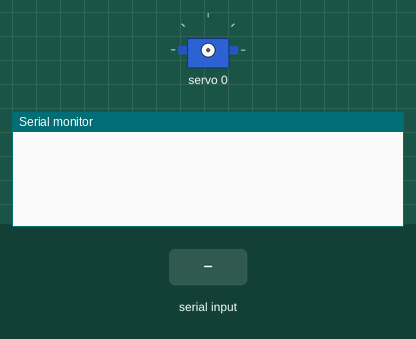
The sketch below on a simulated Arduino Uno, built with avr-gcc and run on an emulated ATmega328P. Parts: servo, the last lines printed to the serial monitor. The test bench sets the inputs (shaded band).

Above: at 1.2 s.
1.3 s: "m\n" received over Serial
At 2.1 s:
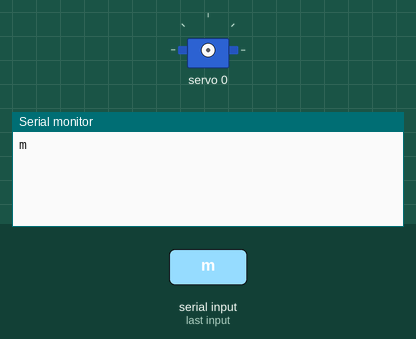
2.8 s: "90 45\n" received over Serial
At 3.4 s:
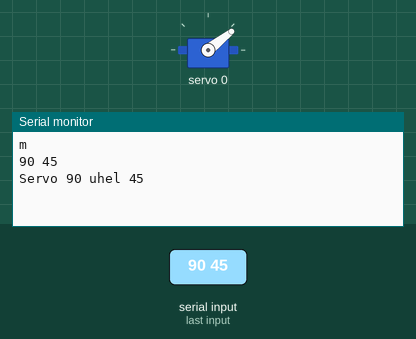
4.3 s: "0\n" received over Serial
At 5.5 s:
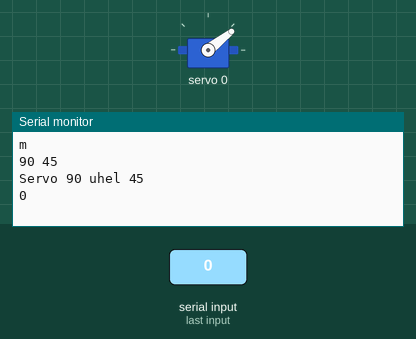
5.8 s: "1 90 45\n" received over Serial
At 6.7 s:
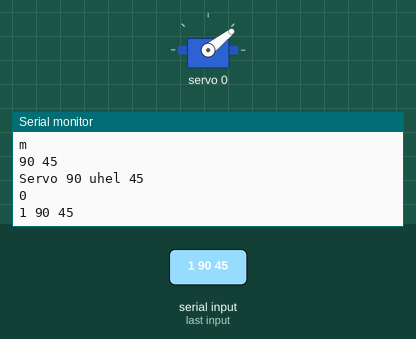
7.3 s: byte 32 (' ') received over Serial
At 7.8 s:
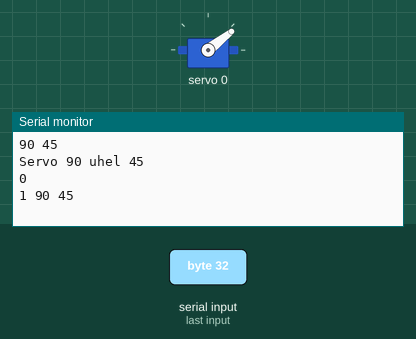

The sketch:

Arexx.ino
```cpp
#include <Wire.h>
#include <Adafruit_PWMServoDriver.h>

Adafruit_PWMServoDriver pwm = Adafruit_PWMServoDriver();

int MIN_PULSE_WIDTH;
int MAX_PULSE_WIDTH;
#define DEFAULT_PULSE_WIDTH   1500
#define FREQUENCY             50

int pin;
int setUp;
bool first = true;

#define BUFFER_SZ 10

void setup() {
  Serial.begin(9600);
  pwm.begin();
  pwm.setPWMFreq(FREQUENCY);
}


// incoming command temp vars
String command;
int firstParam;
int secondParam;

int tokenCounter = 0;

// token buffer
static char buffer[BUFFER_SZ];
static size_t lg = 0;


// perform a command
void doCommand(String cmd, int fp, int sp){
  if (cmd.equals("m")){
      Serial.print("Servo ");
      Serial.print(fp);
      Serial.print(" uhel ");
      Serial.println(sp);
      setPin(firstParam);
      pwm.setPWM(pin, 0, pulseWidth(secondParam));
  } else {
      // no command or unrecognized
  }
}

void loop() {
    // parse incoming commands
    while (Serial.available() > 0) {
         char c = Serial.read();
         Serial.print(c);
         if (lg < BUFFER_SZ - 1) {
          // on whitespace, process token buffer
          if (c == ' ' || c == '\n'){
              switch (tokenCounter){
                case 0:
                  command = String(buffer);
                  break;
                case 1:
                  firstParam = atoi(buffer);
                  break;
                case 2:
                  secondParam = atoi(buffer);
                  break;
              }
              // when we have all the parameters, perform a command
              if (tokenCounter >=2){
                  doCommand(command, firstParam, secondParam);
                  // reset temp variables for next command
                  command = "";
                  firstParam = 0;
                  secondParam = 0;
                  tokenCounter = 0;
              } else {
                tokenCounter++;
              }

              // reset buffer for next token
              lg = 0;
              memset(&buffer[0], 0, sizeof(buffer));

            } else if (c == '\r'){
              // skip these characters
            } else {
              // add char to the token bufffer
              buffer[lg++] = c;
            }
        }
    }
}


void setPin(int index){
    switch(index){
    case 0:
      pin = 1;
      break;
    case 1:
      pin = 3;
      break;
    case 2:
      pin = 4;
      break;
    case 3:
      pin = 6;
      break;
    case 4:
      pin = 8;
      break;
    case 5:
      pin = 10;
      break;
  }
}


int pulseWidth(int angle)
{
  int pulse_wide, analog_value;
  if(pin == 8 || pin == 10){
    pulse_wide   = map(angle, 0, 180, 500, 2350);
  }else{
    pulse_wide   = map(angle, 0, 180, 350, 2700);
  }
  analog_value = int(float(pulse_wide) / 1000000 * FREQUENCY * 4096);
  return analog_value;
}
```

Measured:
- after the input at 1.3 s, the serial monitor: prints a new line at once (image 1)
- after the input at 2.8 s, the serial monitor: prints a new line at once (image 2)
- after the input at 4.3 s, the serial monitor: prints a new line at once (image 3)
- after the input at 5.8 s, the serial monitor: prints a new line at once (image 4)
- after the input at 7.3 s, the serial monitor: prints a new line at once (image 5)
